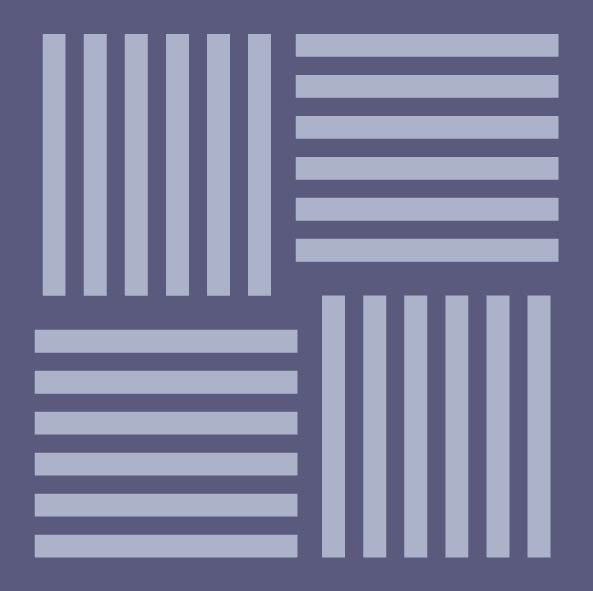
%> input picture code/matlab/wedged-lens/uDBO_target.jpg, 593 x 591 px
$ octave Fourier_optics_wedged_lens.m   (GNU Octave 9; MATLAB toolbox functions it lacks are replaced by stand-ins)
%> lines starting %> are read from the running program, lines starting %| are printed output that depends on the picture; in (x1, y1, x2, y2) boxes, pixels count from 0 and x2, y2 are one past the last pixel; in counts of white or black regions, pixels touching at a corner belong together; the program's own positions count from 1
close all;
clear;
clc;

% Load the image
img = imread('uDBO_target.jpg');
%> img is the input picture: size 591x593x3 uint8; mean R, G, B 123.8, 126.2, 156.7

% Convert to grayscale if it's a color image
if size(img, 3) == 3
    img = rgb2gray(img);
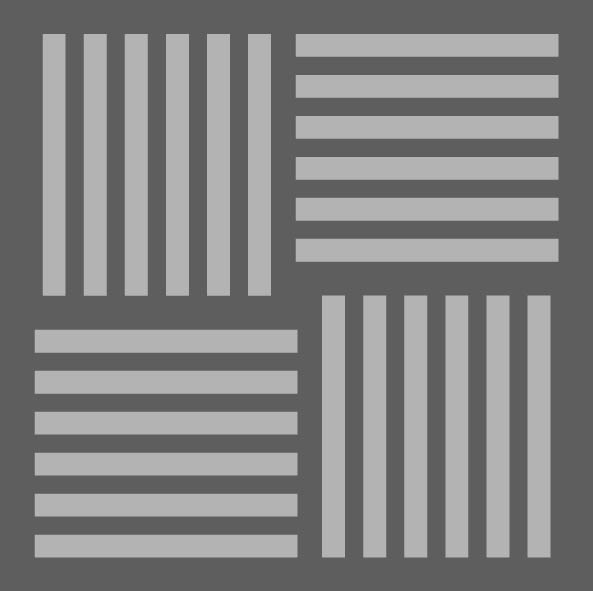
%> img: size 591x593 uint8; min 78, max 192, mean 129
end

% Convert to double for processing
img_double = im2double(img);

% Perform 2D Fourier Transform
F = fft2(img_double);

% Shift zero frequency to center
F_shifted = fftshift(F);

% Calculate magnitude spectrum
magnitude_spectrum = log(1 + abs(F_shifted));
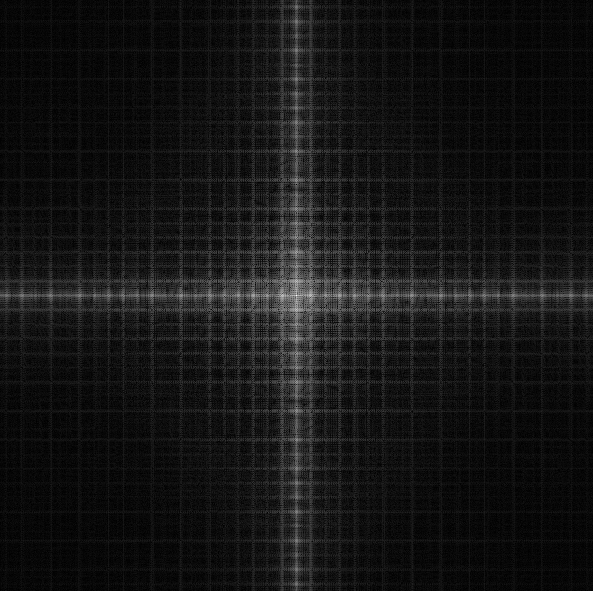
%> magnitude_spectrum: size 591x593 double; min 0.00107, max 12.09, mean 1.01; drawn with min black and max white

% Create mask to block quadrants 1, 2, and 3
[M, N] = size(img);
%> M = 591; N = 593
mask = zeros(M, N);
halfM = floor(M/2);
%> halfM = 295
halfN = floor(N/2);
%> halfN = 296

% Keep only 4th quadrant (bottom-right)
mask(halfM+1:end, halfN+1:end) = 1;
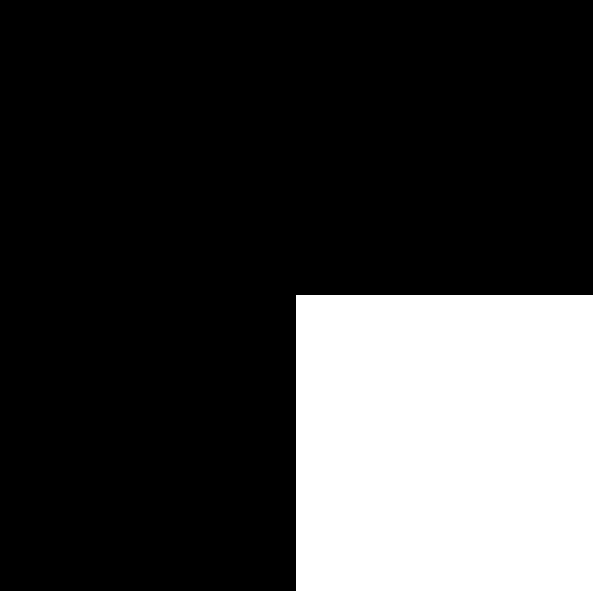
%> mask: size 591x593 double; values 0 (black) and 1 (white), 25.1% white; 1 white region, box (x1, y1, x2, y2) and area: (296, 295, 593, 591) 87912

% Apply mask to Fourier transform
F_filtered = F_shifted .* mask;

% Calculate magnitude spectrum of filtered Fourier transform
magnitude_spectrum_filtered = log(1 + abs(F_filtered));
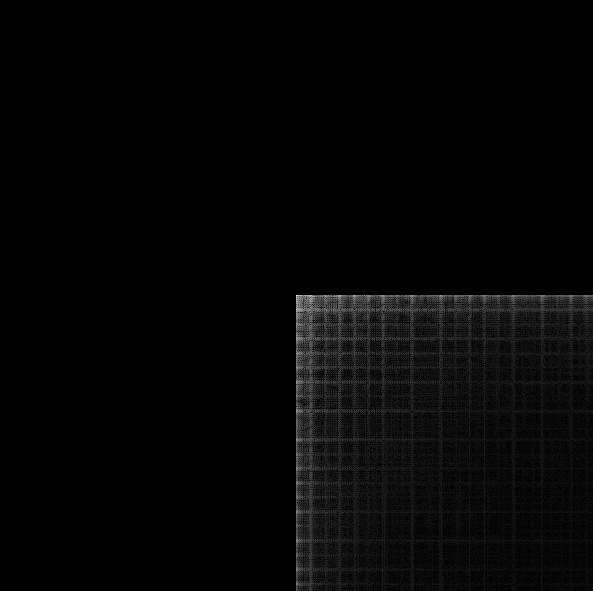
%> magnitude_spectrum_filtered: size 591x593 double; min 0, max 12.09, mean 0.257; drawn with min black and max white

% Perform inverse Fourier transform
img_filtered = real(ifft2(ifftshift(F_filtered)));
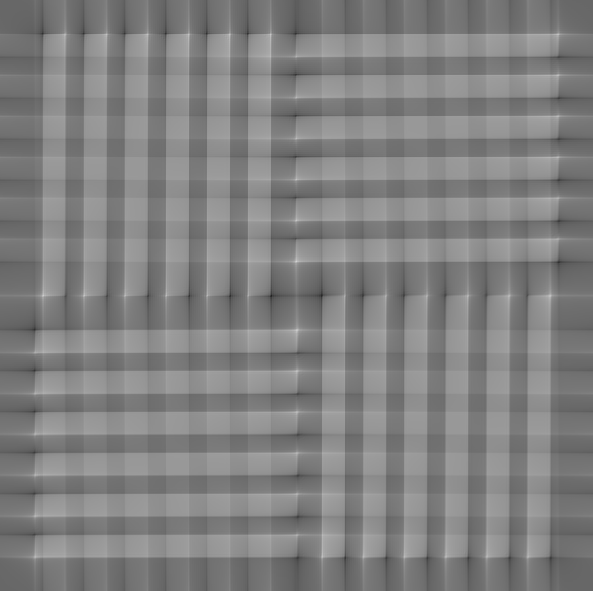
%> img_filtered: size 591x593 double; min 0.138, max 0.824, mean 0.506

% Display results
figure(1);
subplot(1,2,1);
% Method 1: Specify range directly in imagesc
imagesc(magnitude_spectrum, [0, max(magnitude_spectrum(:))]);
colormap('parula');
colorbar;
axis('image');
title('Original Fourier Transform');

subplot(1,2,2);
imagesc(img);
colormap('parula');
% Method 2: Use caxis to set range
caxis([0, 1]);  % For normalized image data
colorbar;
axis('image');
title('Original Image');
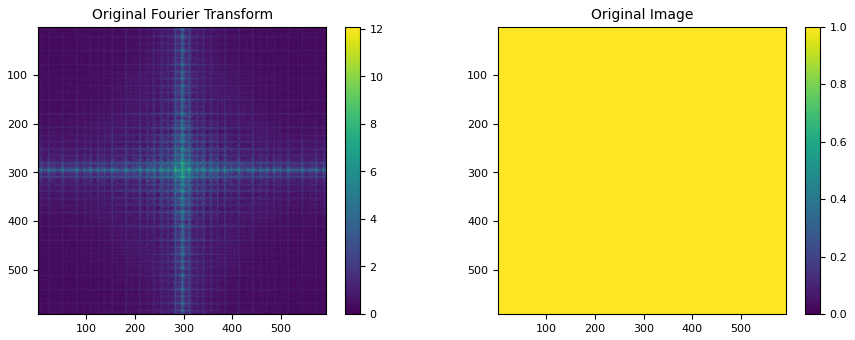
%> figure redrawn from the program's plot data, 2 panels

figure(2);
subplot(1,2,1);
% Method 1: Specify range directly in imagesc
imagesc(magnitude_spectrum_filtered, [0, max(magnitude_spectrum_filtered(:))]);
colormap('parula');
colorbar;
axis('image');
title('Filtered Fourier Transform (1&2&3 blocked)');

subplot(1,2,2);
imagesc(img_filtered);
colormap('parula');
% Method 2: Use caxis to set range
caxis([min(img_filtered(:)), max(img_filtered(:))]);
colorbar;
axis('image');
title('Filtered Image');

% Save the results
% imwrite(magnitude_spectrum, 'fourier_transform_result.jpg');
% imwrite(img_filtered, 'filtered_image.jpg');
